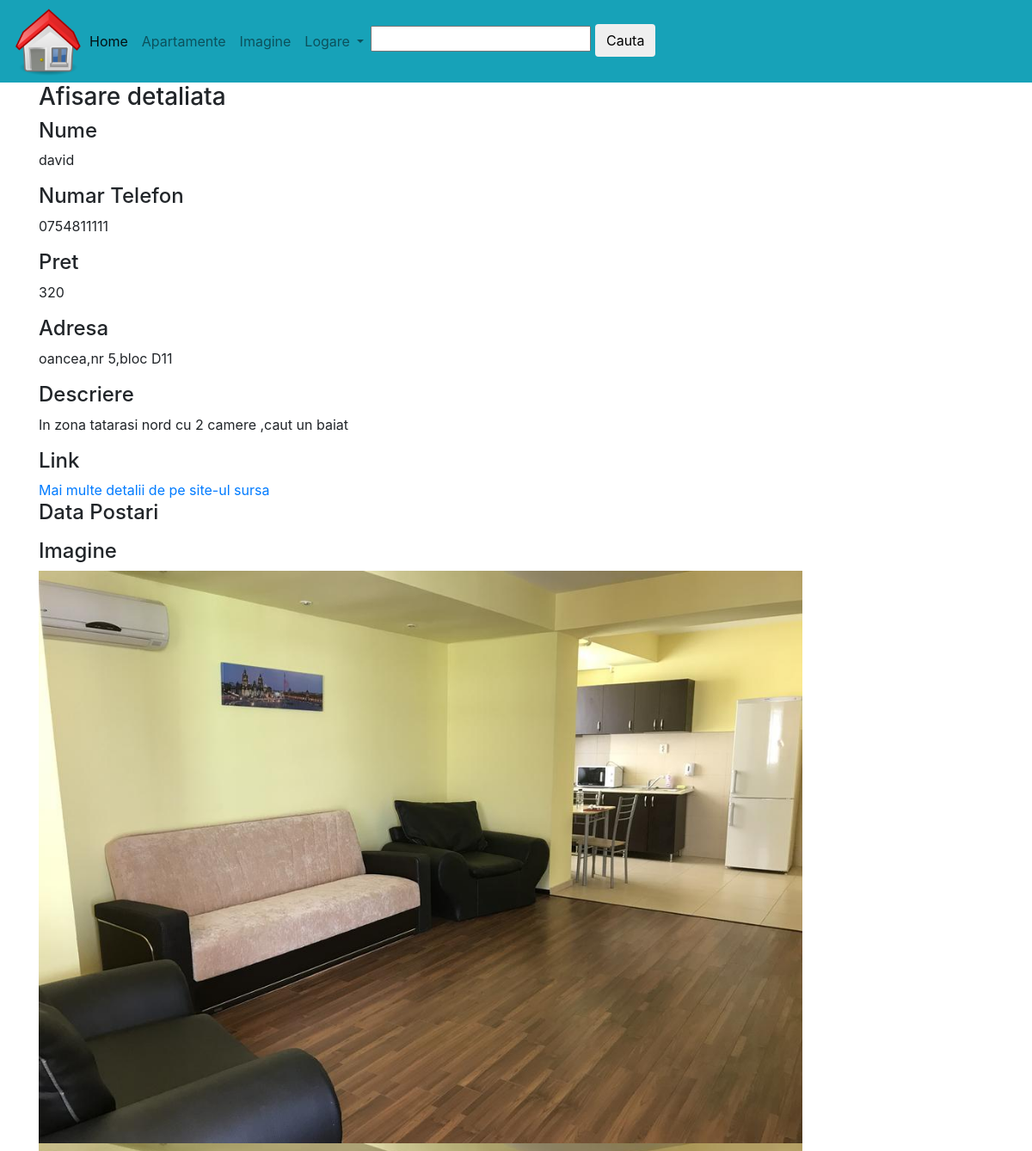
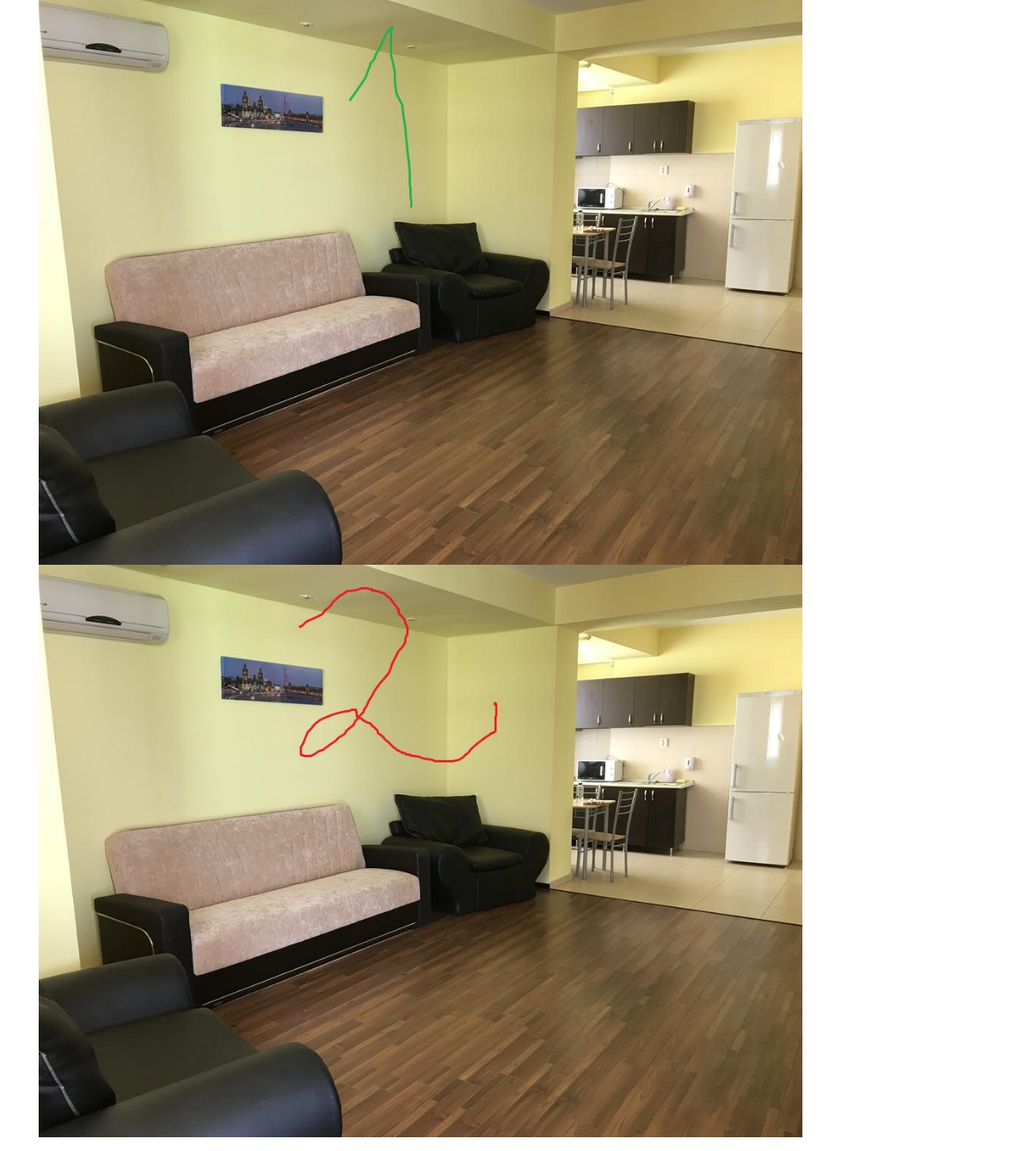
/index.php/c_apartamente/view/1, run on the app's committed database (2 pictures, top to bottom).
### tables this page shows
CREATE TABLE `apartamente` (
  `id` int(11) NOT NULL,
  `nume` varchar(100) NOT NULL,
  `telefon` varchar(100) NOT NULL,
  `pret` int(11) NOT NULL,
  `adresa` varchar(100) NOT NULL,
  `descriere` text,
  `imagine` varchar(100) NOT NULL,
  `link_site` varchar(5000) DEFAULT NULL,
  `data_postari` datetime DEFAULT NULL
);

### application/controllers/C_apartamente.php (called while the page is built, shortened)
<?php
class C_apartamente extends CI_Controller {
        public function view($id){
        $this->load->model('Queries');
        $post=$this->Queries->getSinglePost($id);
        $this->load->view('v_view',['post'=>$post]);
        }
}

### index.php (called while the page is built, shortened)
<?php
require_once BASEPATH.'core/CodeIgniter.php';

### application/models/Queries.php (called while the page is built, shortened)
<?php
class Queries extends CI_Model{
    public function getSinglePost($id){
        $this->db->select('id,nume,telefon,pret,adresa,descriere, imagine,link_site,data_postari')->where('id',$id)->from('apartamente');
        $query=$this->db->get();
        if($query->num_rows()>0){
            return $query->row();
        }
    }
}

### application/views/v_view.php (the view, shortened to what this page needs)
<?php include_once('header.php') ?>
 <div class="container">
 <h3>Afisare detaliata</h3>
 <h4>Nume</h4>
	<p><?php echo $post->nume; ?></p>
 <h4>Numar Telefon</h4>
	<p><?php echo $post->telefon; ?></p>
 <h4>Pret</h4>
	<p><?php echo $post->pret; ?></p>
 <h4>Adresa</h4>
	<p><?php echo $post->adresa; ?></p>
 <h4>Descriere</h4>
 <p><?php echo $post->descriere; ?></p>
  <h4>Link</h4>
  <a href="<?php echo $post->link_site; ?>" title="titlu">Mai multe detalii de pe site-ul sursa</a>
  <h4>Data Postari</h4>
 <h4>Imagine</h4>
 <p>
   <?php
        $imagini=$post->imagine;
        $imaginiSplit= explode(',', $imagini);
         echo '<td>';
        foreach ($imaginiSplit as $imagine) {
        echo '<img width="80%" src="'.base_url().'/assets/imagini/'.$imagine.'"'.'>';
        }
        echo '</td>';
        ?>
 </p>
 </div>
<?php include_once('footer.php') ?>

### data on the page
apartamente: nume "david", telefon "0754811111", pret "320", adresa "oancea,nr 5,bloc D11", descriere "In zona tatarasi nord cu 2 camere ,caut un baiat"
